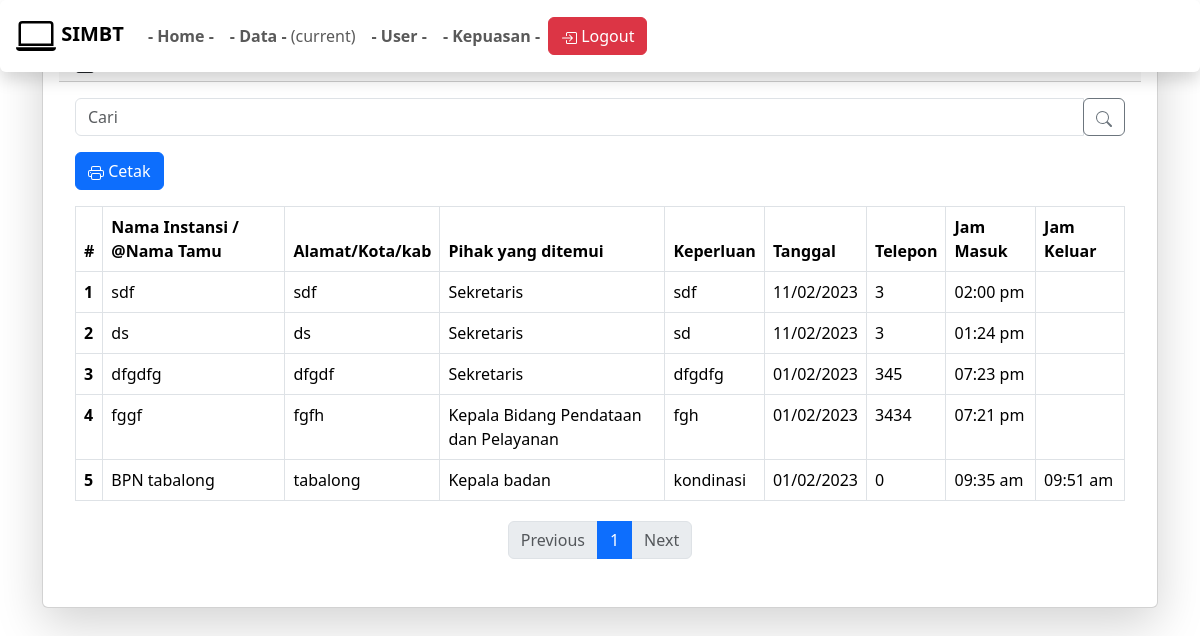
The app's page /sementara/daftar_buku_tamu.php (signed in) with its own data.
### tables this page shows
CREATE TABLE `tb_tamu` (
  `id` int(255) NOT NULL,
  `nama` varchar(255) NOT NULL,
  `alamat` varchar(255) NOT NULL,
  `ditemui` varchar(255) NOT NULL,
  `keperluan` varchar(255) NOT NULL,
  `tanggal` varchar(255) NOT NULL,
  `masuk` varchar(255) NOT NULL,
  `keluar` varchar(255) DEFAULT NULL,
  `gambar` varchar(255) NOT NULL,
  `telepon` varchar(255) NOT NULL,
  `nilai` varchar(255) DEFAULT NULL
);

### functions.php (called while the page is built, shortened)
<?php
$jmlpagi = 15;
$conn = mysqli_connect("localhost", "root", "", "simata");
function query($query) {
	global $conn;
	$result = mysqli_query($conn, $query);
	$rows = [];
	while( $row = mysqli_fetch_assoc($result) ) {
		$rows[] = $row;
	}
	return $rows;
}
?>

### sementara/daftar_buku_tamu.php (the view, shortened to what this page needs)
<?php
require 'functions.php';
$jumlahDataPerHalaman = $jmlpagi;
$jumlahData = count(query("SELECT * FROM tb_tamu"));
$jumlahHalaman = ceil($jumlahData / $jumlahDataPerHalaman);
$halamanAktif = (isset($_GET["halaman"])) ? $_GET["halaman"] : 1;
$awalData = ($jumlahDataPerHalaman * $halamanAktif) - $jumlahDataPerHalaman;
$tamu = query("SELECT * FROM tb_tamu ORDER BY id DESC LIMIT $awalData, $jumlahDataPerHalaman");
?>
<!doctype html>
<html lang="en">
<head>
    <link rel="stylesheet" href="css/bootstrap.min.css">
    <link rel="stylesheet" href="css/style.css">
    <link rel="stylesheet" href="css/animate.css">
</head>
<body>
    <nav class="navbar navbar-expand-lg navbar-light bg-light shadow p-3 mb-5 bg-white rounded fixed-top">
        <a class="navbar-brand ml-3 py-0 mr-5" href="SIMBT-torial.php"><b><svg xmlns="http://www.w3.org/2000/svg" width="40" height="40" fill="currentColor" class="bi bi-laptop" viewBox="0 0 16 16">
                    <path d="M13.5 3a.5.5 0 0 1 .5.5V11H2V3.5a.5.5 0 0 1 .5-.5h11zm-11-1A1.5 1.5 0 0 0 1 3.5V12h14V3.5A1.5 1.5 0 0 0 13.5 2h-11zM0 12.5h16a1.5 1.5 0 0 1-1.5 1.5h-13A1.5 1.5 0 0 1 0 12.5z" />
                </svg> SIMBT</b></a>
        <div class="collapse navbar-collapse" id="navbarSupportedContent">
            <ul class="navbar-nav mr-auto">
                <li class="nav-item ">
                    <a class="nav-link" href="home.php"><b> - Home - </b></a>
                </li>
                <li class="nav-item active">
                    <a class="nav-link" href="daftar_buku_tamu.php"><b> - Data - </b><span class="sr-only">(current)</span></a>
                </li>
                <li class="nav-item ">
                    <a class="nav-link" href="user.php"><b> - User - </b></a>
                </li>
                <li class="nav-item ">
                    <a class="nav-link" href="kepuasan.php"><b> - Kepuasan - </b></a>
                </li>
            </ul>
            <button type="button" class="btn btn-danger my-2 my-sm-0 mb-3" data-toggle="modal" data-target="#logout">
                Logout</button>
        </div>
    </nav>
    <div class="container-sm op  ">
        <div class="page mb-5">
            <div class="card mt-4 shadow-lg p-3 mb-5 bg-white rounded">
                <h5 class="card-header animate__animated animate__fadeIn">
                </h5>
                <div class="card-body">
                    <form class="form-inline my-2 my-lg-0" action="" method="post">
                        <div class="input-group mb-3">
                            <input type="search" class="animate__animated animate__fadeIn form-control" placeholder="Cari" required aria-label="Recipient's username" aria-describedby="button-addon2" name="keyword" autocomplete="off" id="keyword">
                            <div class="input-group-append">
                                <button class="animate__animated animate__fadeIn btn btn-outline-secondary" type="submit" name="cari" id="tombol-cari">
                                </button>
                            </div>
                        </div>
                    </form>
                    <a href="cetak.php" class="animate__animated animate__fadeIn btn btn-primary mb-3">
                        Cetak
                    </a>
                    <div class="table-responsive ">
                        <table class="table kecil table-bordered table-hover">
                            <thead class="animate__animated animate__fadeIn">
                                <tr>
                                    <th scope="col">#</th>
                                    <th scope="col">Nama Instansi / @Nama Tamu</th>
                                    <th scope="col">Alamat/Kota/kab</th>
                                    <th scope="col">Pihak yang ditemui</th>
                                    <th scope="col">Keperluan</th>
                                    <th scope="col">Tanggal</th>
                                    <th scope="col">Telepon</th>
                                    <th scope="col">Jam Masuk</th>
                                    <th scope="col">Jam Keluar</th>
                                </tr>
                            </thead>
                            <?php $i = $awalData + 1; ?>
                            <?php foreach ($tamu as $row) : ?>
                                <tbody>
                                    <tr data-toggle="modal" data-target="#view<?= $row["id"]; ?>">
                                        <th class="animate__animated animate__fadeIn" scope="row"><?= $i; ?></th>
                                        <td class="animate__animated animate__fadeIn"><?= $row["nama"]; ?></a></td>
                                        <td class="animate__animated animate__fadeIn"><?= $row["alamat"]; ?></td>
                                        <td class="animate__animated animate__fadeIn"><?= $row["ditemui"]; ?></td>
                                        <td class="animate__animated animate__fadeIn"><?= $row["keperluan"]; ?></td>
                                        <td class="animate__animated animate__fadeIn"><?= $row["tanggal"]; ?></td>
                                        <td class="animate__animated animate__fadeIn"><?= $row["telepon"]; ?></td>
                                        <td class="animate__animated animate__fadeIn"><?= $row["masuk"]; ?></td>
                                        <td class="animate__animated animate__fadeIn"><?= $row["keluar"]; ?></td>
                                    </tr>
                                </tbody>
                                <?php $i++; ?>
                            <?php endforeach; ?>
                        </table>
                    </div>
                    <nav class="animate__animated animate__fadeIn" aria-label="Page navigation example">
                        <ul class="pagination justify-content-center mt-1">
                            <?php if ($halamanAktif > 1) :  ?>
                                <li class="page-item ">
                                    <a class="page-link " href="?halaman=<?= $halamanAktif - 1; ?>" tabindex="-1" aria-disabled="true">
                                        Previous
                                    </a>
                                </li>
                            <?php elseif ($halamanAktif > 0) : ?>
                                <li class="page-item disabled">
                                    <a class="page-link " href="" tabindex="-1" aria-disabled="true">
                                        Previous
                                    </a>
                                </li>
                            <?php endif; ?>
                            <?php for ($i = 1; $i <= $jumlahHalaman; $i++) : ?>
                                <?php if ($i == $halamanAktif) : ?>
                                    <li class="page-item active">
                                        <a class="page-link" href="?halaman=<?= $i; ?>"><?= $i; ?>
                                        </a>
                                    </li>
                                <?php endif; ?>
                            <?php endfor; ?>
                            <?php if ($halamanAktif < $jumlahHalaman) :  ?>
                                <li class="page-item">
                                    <a class="page-link" href="?halaman=<?= $halamanAktif + 1; ?>">Next</a>
                                </li>
                            <?php elseif ($halamanAktif < $jumlahHalaman + 1) : ?>
                                <li class="page-item disabled">
                                    <a class="page-link" href="">Next</a>
                                </li>
                            <?php endif; ?>
                        </ul>
                    </nav>
                </div>
            </div>
        </div>
    </div>
</body>
</html>

### records on screen
tb_tamu: nama "sdf", alamat "sdf", ditemui "Sekretaris", keperluan "sdf", tanggal "11/02/2023", telepon "3", masuk "02:00 pm"
tb_tamu: nama "ds", alamat "ds", ditemui "Sekretaris", keperluan "sd", tanggal "11/02/2023", telepon "3", masuk "01:24 pm"
tb_tamu: nama "dfgdfg", alamat "dfgdf", ditemui "Sekretaris", keperluan "dfgdfg", tanggal "01/02/2023", telepon "345", masuk "07:23 pm"
tb_tamu: nama "fggf", alamat "fgfh", ditemui "Kepala Bidang Pendataan dan Pelayanan", keperluan "fgh", tanggal "01/02/2023", telepon "3434", masuk "07:21 pm"
tb_tamu: nama "BPN tabalong", alamat "tabalong", ditemui "Kepala badan", keperluan "kondinasi", tanggal "01/02/2023", telepon "0", masuk "09:35 am", keluar "09:51 am"
